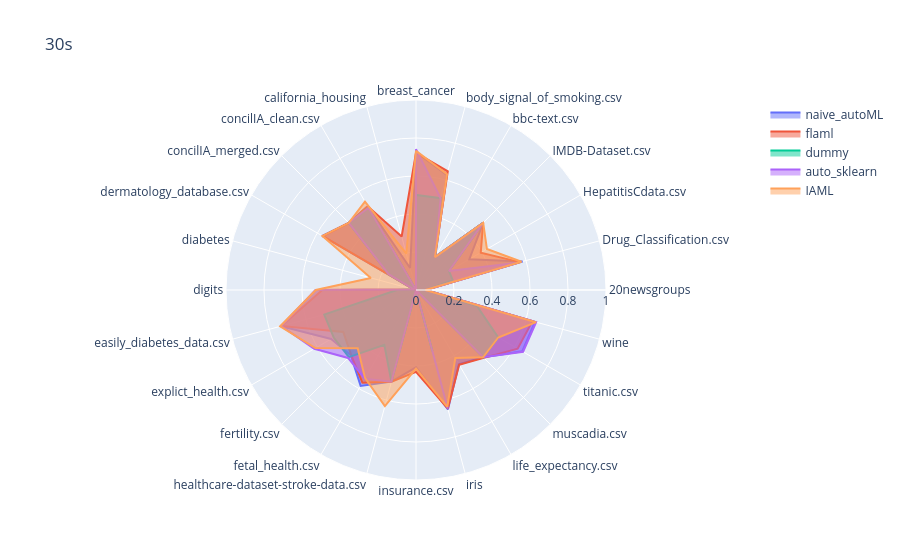
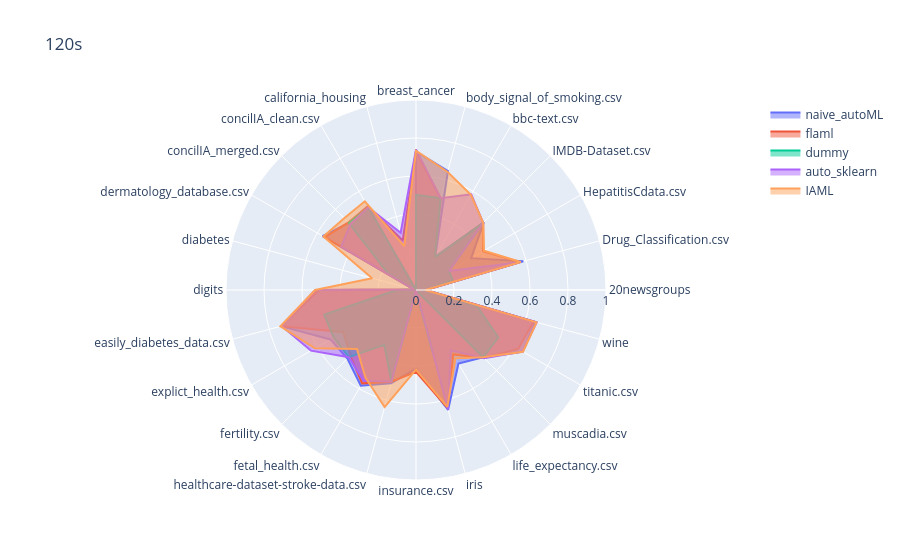
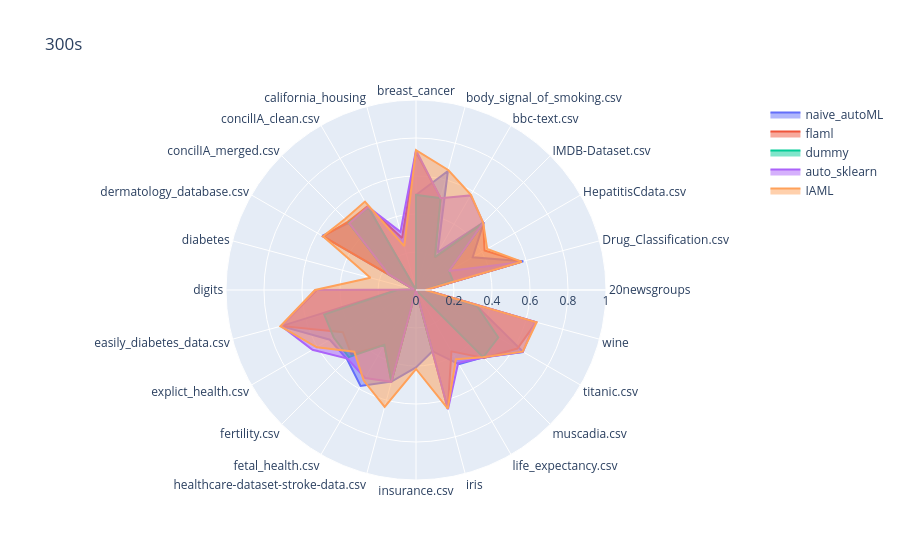
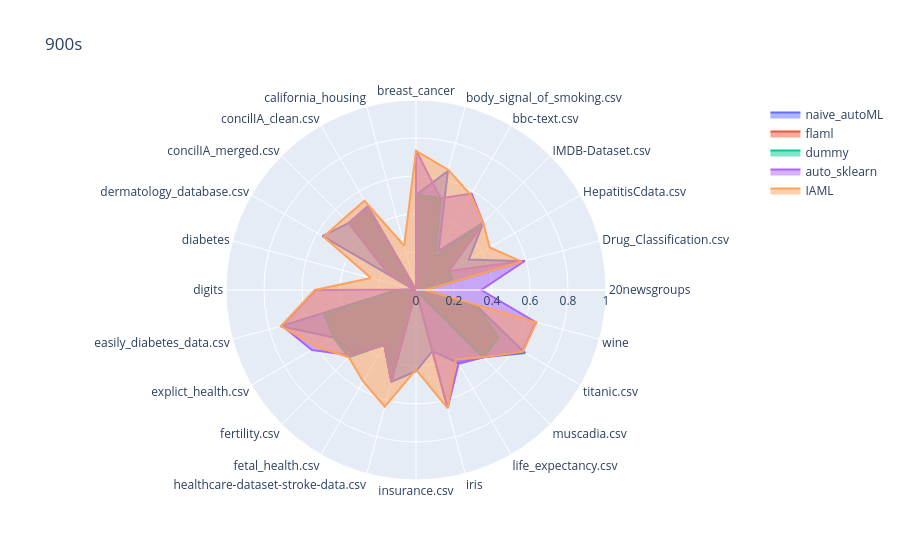

The code cell stored with these charts, in order, in its notebook:
### Code cell
# Spider by duration
for duration in bench['max_duration'].unique():
    duration_spider = bench[bench['max_duration'] == duration].groupby(['package', 'dataset']).mean(numeric_only=True).reset_index()
    show_spider(duration_spider, title=f"{duration}s")
